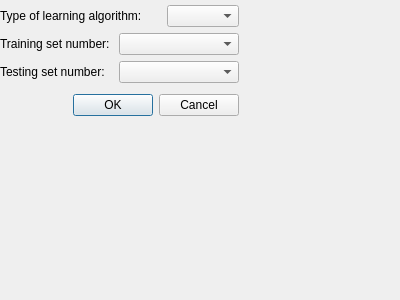
<?xml version="1.0" encoding="UTF-8"?>
<ui version="4.0">
 <class>VentanaEjecutar</class>
 <widget class="QWidget" name="VentanaEjecutar">
  <property name="geometry">
   <rect>
    <x>0</x>
    <y>0</y>
    <width>400</width>
    <height>300</height>
   </rect>
  </property>
  <property name="windowTitle">
   <string>Form</string>
  </property>
  <widget class="QWidget" name="layoutWidget">
   <property name="geometry">
    <rect>
     <x>0</x>
     <y>0</y>
     <width>239</width>
     <height>122</height>
    </rect>
   </property>
   <layout class="QVBoxLayout" name="verticalLayout">
    <item>
     <layout class="QGridLayout" name="gridLayout">
      <item row="0" column="0" colspan="2">
       <widget class="QLabel" name="labelLearning">
        <property name="text">
         <string>Type of learning algorithm: </string>
        </property>
        <property name="buddy">
         <cstring>comboBoxLearning</cstring>
        </property>
       </widget>
      </item>
      <item row="0" column="2">
       <widget class="QComboBox" name="comboBoxLearning"/>
      </item>
      <item row="1" column="0">
       <widget class="QLabel" name="labelTraining">
        <property name="text">
         <string>Training set number: </string>
        </property>
        <property name="buddy">
         <cstring>comboBoxTraining</cstring>
        </property>
       </widget>
      </item>
      <item row="1" column="1" colspan="2">
       <widget class="QComboBox" name="comboBoxTraining"/>
      </item>
      <item row="2" column="0">
       <widget class="QLabel" name="labelTesting">
        <property name="text">
         <string>Testing set number: </string>
        </property>
        <property name="buddy">
         <cstring>comboBoxTesting</cstring>
        </property>
       </widget>
      </item>
      <item row="2" column="1" colspan="2">
       <widget class="QComboBox" name="comboBoxTesting"/>
      </item>
     </layout>
    </item>
    <item>
     <widget class="QDialogButtonBox" name="buttonBox">
      <property name="standardButtons">
       <set>QDialogButtonBox::Cancel|QDialogButtonBox::Ok</set>
      </property>
     </widget>
    </item>
   </layout>
  </widget>
 </widget>
 <resources/>
 <connections/>
</ui>
